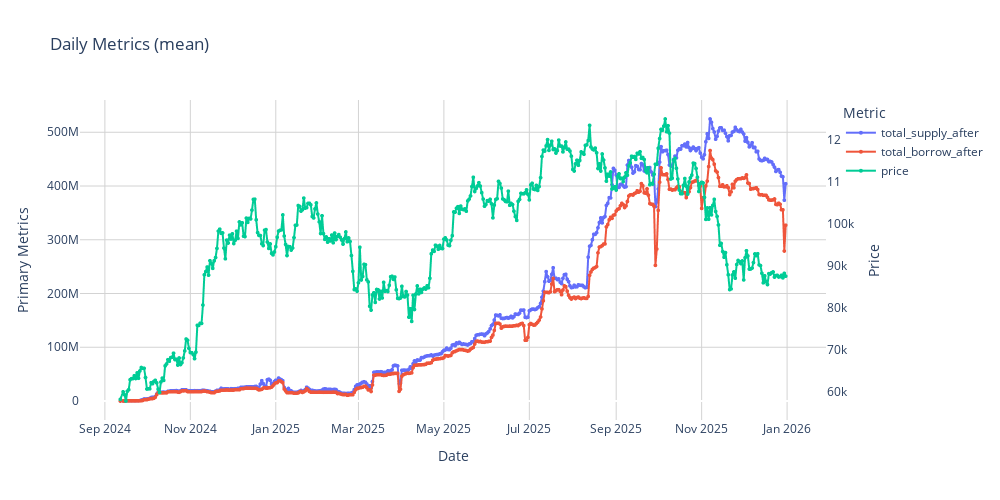

Write notebook code for a chart like this one.
### Code cell
# _ = plot_daily_metrics_express(metrics, ["total_borrow_after", "total_supply_after"], agg_func="mean")
# _ = plot_metrics_timeseries(asset_price_df, "price", date_col="timestamp")
asset_price_df["datetime"] = pd.to_datetime(asset_price_df['timestamp'], unit='s')
_ = plot_daily_metrics_express(metrics, ["total_supply_after", "total_borrow_after"], agg_func="mean", price_df=asset_price_df)

### Figure 1 — Plotly figure (JSON) as saved in the notebook; plotly's stock layout.template omitted (floating-point values rounded to 4 significant figures; data arrays with more than 128 entries replaced by an {"elided": "..."} marker saying what was removed)
{"data": [{"hovertemplate": "<b>Date:</b> %{x|%Y-%m-%d}<br><b>%{fullData.name}:</b> %{y:,.5f}<br><extra></extra>", "legendgroup": "total_supply_after", "line": {"color": "#636efa", "dash": "solid", "width": 2}, "marker": {"size": 4, "symbol": "circle"}, "mode": "lines+markers", "name": "total_supply_after", "showlegend": true, "type": "scattergl", "x": {"elided": "475 str values"}, "xaxis": "x", "y": {"elided": "475 float values"}, "yaxis": "y"}, {"hovertemplate": "<b>Date:</b> %{x|%Y-%m-%d}<br><b>%{fullData.name}:</b> %{y:,.5f}<br><extra></extra>", "legendgroup": "total_borrow_after", "line": {"color": "#EF553B", "dash": "solid", "width": 2}, "marker": {"size": 4, "symbol": "circle"}, "mode": "lines+markers", "name": "total_borrow_after", "showlegend": true, "type": "scattergl", "x": {"elided": "475 str values"}, "xaxis": "x", "y": {"elided": "475 float values"}, "yaxis": "y"}, {"hovertemplate": "<b>Date:</b> %{x|%Y-%m-%d}<br><b>%{fullData.name}:</b> %{y:,.5f}<br><extra></extra>", "legendgroup": "price", "line": {"color": "#00cc96", "dash": "solid", "width": 2}, "marker": {"size": 4, "symbol": "circle"}, "mode": "lines+markers", "name": "price", "showlegend": true, "type": "scattergl", "x": {"elided": "475 str values"}, "xaxis": "x", "y": {"elided": "475 float values"}, "yaxis": "y2"}], "layout": {"height": 500, "legend": {"title": {"text": "Metric"}, "tracegroupgap": 0}, "plot_bgcolor": "white", "title": {"text": "Daily Metrics (mean)"}, "width": 1000, "xaxis": {"anchor": "y", "domain": [0, 1], "gridcolor": "LightGray", "gridwidth": 1, "showgrid": true, "title": {"text": "Date"}}, "yaxis": {"anchor": "x", "domain": [0, 1], "gridcolor": "LightGray", "gridwidth": 1, "showgrid": true, "title": {"text": "Primary Metrics"}}, "yaxis2": {"overlaying": "y", "showgrid": false, "side": "right", "title": {"text": "Price"}}}}
